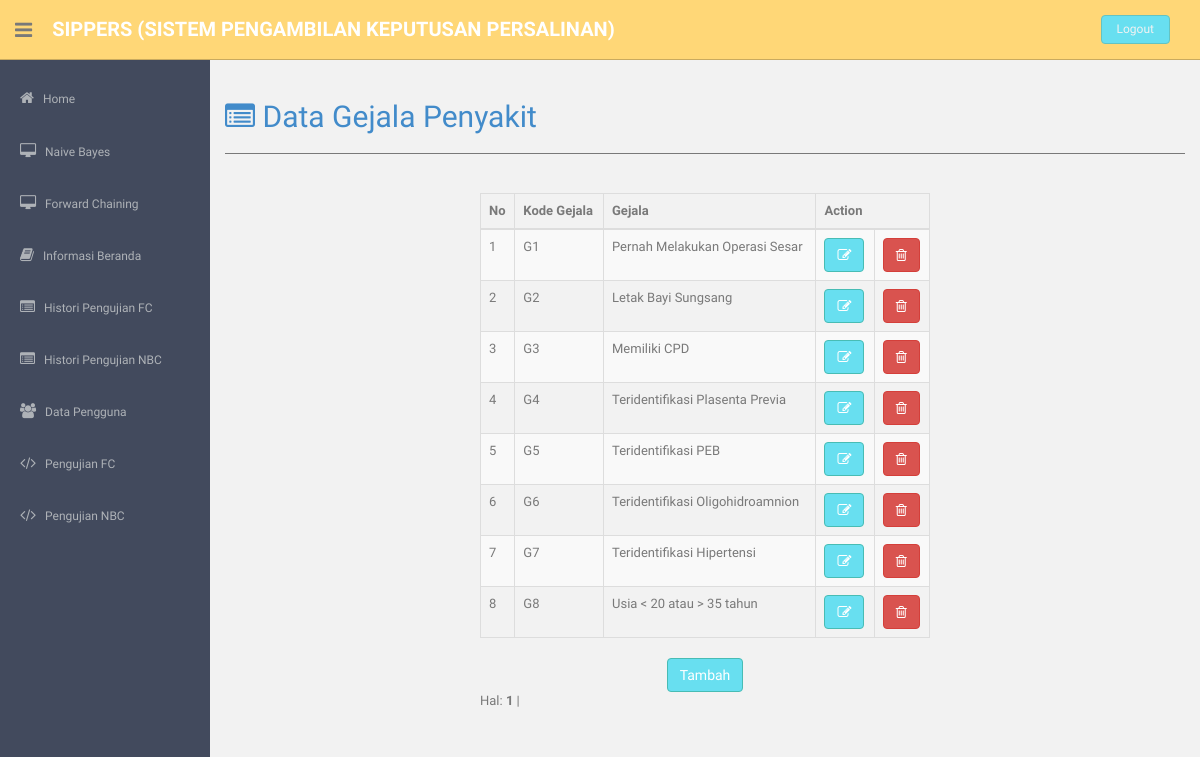
/admin/theme/index.php?page=gejala_penyakitfc (signed in), run on the app's committed database.
### tables this page shows
CREATE TABLE `daftar_gejala` (
  `id_gejala` int(5) NOT NULL AUTO_INCREMENT,
  `kode_gejala` varchar(5) NOT NULL,
  `gejala` varchar(200) NOT NULL,
  PRIMARY KEY (`id_gejala`)
);

### admin/fc/gejala/lihat_gejala_penyakitfc.php (the view, shortened to what this page needs)
<?php
include "../config/koneksi.php";
include "../config/class_paging.php";
echo"<h2><a  href='?page=gejalafc'><i class='fa fa-list-alt'></i> Data Gejala Penyakit</a></h2><hr>";
$p      = new Paging;
$batas  = 10;
$posisi = $p->cariPosisi($batas);
$query=mysqli_query( $con, "SELECT * from daftar_gejala order by id_gejala asc LIMIT $posisi,$batas");
?>
<form method="post" action="?page=input_gejala_penyakitfc" class="col-md-6 col-md-offset-3">
<br><table class="table table-bordered table-striped">
    <thead class="cf">
    <tr>
	<th>No</th>
	<th>Kode Gejala </th>
	<th>Gejala</th>
	<th colspan='2'>Action</th>
	</tr>
	</thead>
    <tbody>
<?php
$no=$posisi+1;;
while ($hasil=mysqli_fetch_array($query)) {
echo "<tr>
	  <td> $no</td>
	  <td>$hasil[kode_gejala]</td>
	  <td>$hasil[gejala]</td>
	  <td>
		<a href='?page=edit_gejala_penyakitfc&id=$hasil[id_gejala]'> <button type='button' class='btn btn-theme'><i class='fa fa-edit'></i></button></a>
	  </td>
	  <td>
		<a href='?page=hapus_gejala_penyakitfc&id=$hasil[id_gejala]' onclick='return confirm(\"Anda yakin ingin menghapus data ini ?\")'> <button type='button' class='btn btn-danger'> <i class='fa fa-trash-o'></i></button></a>
	  </td>
	  </tr>";
$no++;
}
echo'</table>
<center><button class="btn btn-theme" type="submit" >Tambah</button></center>';
	$jmldata = mysqli_num_rows(mysqli_query($con, "SELECT * FROM daftar_gejala"));
    $jmlhalaman  = $p->jumlahHalaman($jmldata, $batas);
    $linkHalaman = $p->navHalaman($_GET['halaman'], $jmlhalaman);
echo "<div id=paging>Hal: $linkHalaman</div><br>";
?></form>

### admin/theme/assets/css/style.css (style rules this page uses)
body { color: #797979; background: #f2f2f2; font-family: 'Ruda', sans-serif; padding: 0px !important; margin: 0px !important; font-size:13px; }
a, a:hover, a:focus { text-decoration: none; outline: none; }
.btn-theme { color: #fff; background-color: #68dff0; border-color: #48bcb4; }
hr { margin-top: 20px; margin-bottom: 20px; border: 0; border-top: 1px solid #797979; }

### data on the page
daftar_gejala: kode_gejala "G1", gejala "Pernah Melakukan Operasi Sesar"
daftar_gejala: kode_gejala "G2", gejala "Letak Bayi Sungsang"
daftar_gejala: kode_gejala "G3", gejala "Memiliki CPD"
daftar_gejala: kode_gejala "G4", gejala "Teridentifikasi Plasenta Previa"
daftar_gejala: kode_gejala "G5", gejala "Teridentifikasi PEB"
daftar_gejala: kode_gejala "G6", gejala "Teridentifikasi Oligohidroamnion"
daftar_gejala: kode_gejala "G7", gejala "Teridentifikasi Hipertensi"
daftar_gejala: kode_gejala "G8", gejala "Usia < 20 atau > 35 tahun"
